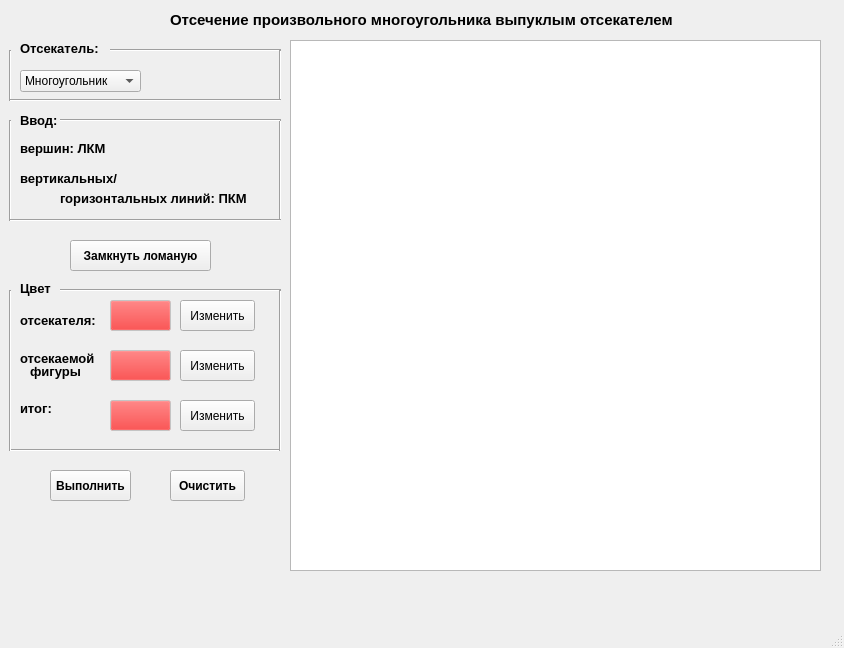
<?xml version="1.0" encoding="UTF-8"?>
<ui version="4.0">
 <class>MainWindow</class>
 <widget class="QMainWindow" name="MainWindow">
  <property name="geometry">
   <rect>
    <x>0</x>
    <y>0</y>
    <width>844</width>
    <height>648</height>
   </rect>
  </property>
  <property name="windowTitle">
   <string>MainWindow</string>
  </property>
  <widget class="QWidget" name="centralwidget">
   <widget class="QLabel" name="label">
    <property name="geometry">
     <rect>
      <x>170</x>
      <y>10</y>
      <width>531</width>
      <height>20</height>
     </rect>
    </property>
    <property name="font">
     <font>
      <pointsize>11</pointsize>
      <weight>75</weight>
      <bold>true</bold>
     </font>
    </property>
    <property name="text">
     <string>Отсечение произвольного многоугольника выпуклым отсекателем</string>
    </property>
   </widget>
   <widget class="QLabel" name="label_2">
    <property name="geometry">
     <rect>
      <x>20</x>
      <y>40</y>
      <width>91</width>
      <height>16</height>
     </rect>
    </property>
    <property name="font">
     <font>
      <pointsize>10</pointsize>
      <weight>75</weight>
      <italic>false</italic>
      <bold>true</bold>
      <underline>false</underline>
     </font>
    </property>
    <property name="text">
     <string>Отсекатель:</string>
    </property>
   </widget>
   <widget class="QComboBox" name="comboBox">
    <property name="geometry">
     <rect>
      <x>20</x>
      <y>70</y>
      <width>121</width>
      <height>22</height>
     </rect>
    </property>
    <property name="font">
     <font>
      <pointsize>9</pointsize>
      <weight>50</weight>
      <bold>false</bold>
     </font>
    </property>
    <property name="currentText">
     <string>Многоугольник</string>
    </property>
    <item>
     <property name="text">
      <string>Многоугольник</string>
     </property>
    </item>
   </widget>
   <widget class="QLabel" name="label_9">
    <property name="geometry">
     <rect>
      <x>20</x>
      <y>110</y>
      <width>261</width>
      <height>21</height>
     </rect>
    </property>
    <property name="font">
     <font>
      <pointsize>10</pointsize>
      <weight>75</weight>
      <bold>true</bold>
     </font>
    </property>
    <property name="text">
     <string>Ввод:</string>
    </property>
   </widget>
   <widget class="Line" name="line_5">
    <property name="geometry">
     <rect>
      <x>110</x>
      <y>40</y>
      <width>171</width>
      <height>20</height>
     </rect>
    </property>
    <property name="orientation">
     <enum>Qt::Horizontal</enum>
    </property>
   </widget>
   <widget class="Line" name="line_6">
    <property name="geometry">
     <rect>
      <x>0</x>
      <y>50</y>
      <width>20</width>
      <height>51</height>
     </rect>
    </property>
    <property name="orientation">
     <enum>Qt::Vertical</enum>
    </property>
   </widget>
   <widget class="Line" name="line_7">
    <property name="geometry">
     <rect>
      <x>270</x>
      <y>50</y>
      <width>20</width>
      <height>51</height>
     </rect>
    </property>
    <property name="orientation">
     <enum>Qt::Vertical</enum>
    </property>
   </widget>
   <widget class="Line" name="line_8">
    <property name="geometry">
     <rect>
      <x>10</x>
      <y>90</y>
      <width>271</width>
      <height>20</height>
     </rect>
    </property>
    <property name="orientation">
     <enum>Qt::Horizontal</enum>
    </property>
   </widget>
   <widget class="Line" name="line_9">
    <property name="geometry">
     <rect>
      <x>0</x>
      <y>120</y>
      <width>20</width>
      <height>101</height>
     </rect>
    </property>
    <property name="orientation">
     <enum>Qt::Vertical</enum>
    </property>
   </widget>
   <widget class="Line" name="line_10">
    <property name="geometry">
     <rect>
      <x>270</x>
      <y>120</y>
      <width>20</width>
      <height>101</height>
     </rect>
    </property>
    <property name="orientation">
     <enum>Qt::Vertical</enum>
    </property>
   </widget>
   <widget class="Line" name="line_12">
    <property name="geometry">
     <rect>
      <x>60</x>
      <y>110</y>
      <width>221</width>
      <height>20</height>
     </rect>
    </property>
    <property name="orientation">
     <enum>Qt::Horizontal</enum>
    </property>
   </widget>
   <widget class="QLabel" name="label_12">
    <property name="geometry">
     <rect>
      <x>20</x>
      <y>170</y>
      <width>141</width>
      <height>16</height>
     </rect>
    </property>
    <property name="font">
     <font>
      <pointsize>10</pointsize>
      <weight>75</weight>
      <bold>true</bold>
     </font>
    </property>
    <property name="text">
     <string>вертикальных/</string>
    </property>
   </widget>
   <widget class="QLabel" name="label_13">
    <property name="geometry">
     <rect>
      <x>20</x>
      <y>140</y>
      <width>141</width>
      <height>16</height>
     </rect>
    </property>
    <property name="font">
     <font>
      <pointsize>10</pointsize>
      <weight>75</weight>
      <bold>true</bold>
     </font>
    </property>
    <property name="text">
     <string>вершин: ЛКМ</string>
    </property>
   </widget>
   <widget class="QLabel" name="label_14">
    <property name="geometry">
     <rect>
      <x>60</x>
      <y>190</y>
      <width>201</width>
      <height>16</height>
     </rect>
    </property>
    <property name="font">
     <font>
      <pointsize>10</pointsize>
      <weight>75</weight>
      <bold>true</bold>
     </font>
    </property>
    <property name="text">
     <string>горизонтальных линий: ПКМ</string>
    </property>
   </widget>
   <widget class="Line" name="line_14">
    <property name="geometry">
     <rect>
      <x>10</x>
      <y>210</y>
      <width>271</width>
      <height>20</height>
     </rect>
    </property>
    <property name="orientation">
     <enum>Qt::Horizontal</enum>
    </property>
   </widget>
   <widget class="QPushButton" name="ColorLabelCut">
    <property name="enabled">
     <bool>false</bool>
    </property>
    <property name="geometry">
     <rect>
      <x>110</x>
      <y>350</y>
      <width>61</width>
      <height>31</height>
     </rect>
    </property>
    <property name="palette">
     <palette>
      <active>
       <colorrole role="Button">
        <brush brushstyle="SolidPattern">
         <color alpha="255">
          <red>240</red>
          <green>14</green>
          <blue>14</blue>
         </color>
        </brush>
       </colorrole>
      </active>
      <inactive>
       <colorrole role="Button">
        <brush brushstyle="SolidPattern">
         <color alpha="255">
          <red>240</red>
          <green>14</green>
          <blue>14</blue>
         </color>
        </brush>
       </colorrole>
      </inactive>
      <disabled>
       <colorrole role="Button">
        <brush brushstyle="SolidPattern">
         <color alpha="255">
          <red>240</red>
          <green>14</green>
          <blue>14</blue>
         </color>
        </brush>
       </colorrole>
      </disabled>
     </palette>
    </property>
    <property name="font">
     <font>
      <pointsize>8</pointsize>
     </font>
    </property>
    <property name="mouseTracking">
     <bool>false</bool>
    </property>
    <property name="text">
     <string/>
    </property>
    <property name="default">
     <bool>false</bool>
    </property>
    <property name="flat">
     <bool>false</bool>
    </property>
   </widget>
   <widget class="QPushButton" name="ChangeColorFig">
    <property name="geometry">
     <rect>
      <x>180</x>
      <y>350</y>
      <width>75</width>
      <height>31</height>
     </rect>
    </property>
    <property name="font">
     <font>
      <pointsize>9</pointsize>
      <weight>50</weight>
      <bold>false</bold>
     </font>
    </property>
    <property name="text">
     <string>Изменить</string>
    </property>
   </widget>
   <widget class="QPushButton" name="ColorLabelRect">
    <property name="enabled">
     <bool>false</bool>
    </property>
    <property name="geometry">
     <rect>
      <x>110</x>
      <y>300</y>
      <width>61</width>
      <height>31</height>
     </rect>
    </property>
    <property name="palette">
     <palette>
      <active>
       <colorrole role="Button">
        <brush brushstyle="SolidPattern">
         <color alpha="255">
          <red>240</red>
          <green>14</green>
          <blue>14</blue>
         </color>
        </brush>
       </colorrole>
      </active>
      <inactive>
       <colorrole role="Button">
        <brush brushstyle="SolidPattern">
         <color alpha="255">
          <red>240</red>
          <green>14</green>
          <blue>14</blue>
         </color>
        </brush>
       </colorrole>
      </inactive>
      <disabled>
       <colorrole role="Button">
        <brush brushstyle="SolidPattern">
         <color alpha="255">
          <red>240</red>
          <green>14</green>
          <blue>14</blue>
         </color>
        </brush>
       </colorrole>
      </disabled>
     </palette>
    </property>
    <property name="font">
     <font>
      <pointsize>8</pointsize>
     </font>
    </property>
    <property name="mouseTracking">
     <bool>false</bool>
    </property>
    <property name="text">
     <string/>
    </property>
    <property name="default">
     <bool>false</bool>
    </property>
    <property name="flat">
     <bool>false</bool>
    </property>
   </widget>
   <widget class="QLabel" name="label_16">
    <property name="geometry">
     <rect>
      <x>20</x>
      <y>310</y>
      <width>91</width>
      <height>21</height>
     </rect>
    </property>
    <property name="font">
     <font>
      <pointsize>10</pointsize>
      <weight>75</weight>
      <bold>true</bold>
     </font>
    </property>
    <property name="text">
     <string>отсекателя:</string>
    </property>
   </widget>
   <widget class="QPushButton" name="ChangeColorCutter">
    <property name="geometry">
     <rect>
      <x>180</x>
      <y>300</y>
      <width>75</width>
      <height>31</height>
     </rect>
    </property>
    <property name="font">
     <font>
      <pointsize>9</pointsize>
      <weight>50</weight>
      <bold>false</bold>
     </font>
    </property>
    <property name="text">
     <string>Изменить</string>
    </property>
   </widget>
   <widget class="QLabel" name="label_17">
    <property name="geometry">
     <rect>
      <x>20</x>
      <y>280</y>
      <width>41</width>
      <height>16</height>
     </rect>
    </property>
    <property name="font">
     <font>
      <pointsize>10</pointsize>
      <weight>75</weight>
      <bold>true</bold>
     </font>
    </property>
    <property name="text">
     <string>Цвет</string>
    </property>
   </widget>
   <widget class="QLabel" name="label_18">
    <property name="geometry">
     <rect>
      <x>20</x>
      <y>350</y>
      <width>91</width>
      <height>16</height>
     </rect>
    </property>
    <property name="font">
     <font>
      <pointsize>10</pointsize>
      <weight>75</weight>
      <bold>true</bold>
     </font>
    </property>
    <property name="text">
     <string>отсекаемой</string>
    </property>
   </widget>
   <widget class="QLabel" name="label_20">
    <property name="geometry">
     <rect>
      <x>20</x>
      <y>400</y>
      <width>41</width>
      <height>16</height>
     </rect>
    </property>
    <property name="font">
     <font>
      <pointsize>10</pointsize>
      <weight>75</weight>
      <bold>true</bold>
     </font>
    </property>
    <property name="text">
     <string>итог:</string>
    </property>
   </widget>
   <widget class="QPushButton" name="ColorLabelTask">
    <property name="enabled">
     <bool>false</bool>
    </property>
    <property name="geometry">
     <rect>
      <x>110</x>
      <y>400</y>
      <width>61</width>
      <height>31</height>
     </rect>
    </property>
    <property name="palette">
     <palette>
      <active>
       <colorrole role="Button">
        <brush brushstyle="SolidPattern">
         <color alpha="255">
          <red>240</red>
          <green>14</green>
          <blue>14</blue>
         </color>
        </brush>
       </colorrole>
      </active>
      <inactive>
       <colorrole role="Button">
        <brush brushstyle="SolidPattern">
         <color alpha="255">
          <red>240</red>
          <green>14</green>
          <blue>14</blue>
         </color>
        </brush>
       </colorrole>
      </inactive>
      <disabled>
       <colorrole role="Button">
        <brush brushstyle="SolidPattern">
         <color alpha="255">
          <red>240</red>
          <green>14</green>
          <blue>14</blue>
         </color>
        </brush>
       </colorrole>
      </disabled>
     </palette>
    </property>
    <property name="font">
     <font>
      <pointsize>8</pointsize>
     </font>
    </property>
    <property name="mouseTracking">
     <bool>false</bool>
    </property>
    <property name="text">
     <string/>
    </property>
    <property name="default">
     <bool>false</bool>
    </property>
    <property name="flat">
     <bool>false</bool>
    </property>
   </widget>
   <widget class="QPushButton" name="ChangeColorTask">
    <property name="geometry">
     <rect>
      <x>180</x>
      <y>400</y>
      <width>75</width>
      <height>31</height>
     </rect>
    </property>
    <property name="font">
     <font>
      <pointsize>9</pointsize>
      <weight>50</weight>
      <bold>false</bold>
     </font>
    </property>
    <property name="text">
     <string>Изменить</string>
    </property>
   </widget>
   <widget class="Line" name="line_17">
    <property name="geometry">
     <rect>
      <x>60</x>
      <y>280</y>
      <width>221</width>
      <height>20</height>
     </rect>
    </property>
    <property name="orientation">
     <enum>Qt::Horizontal</enum>
    </property>
   </widget>
   <widget class="Line" name="line_18">
    <property name="geometry">
     <rect>
      <x>10</x>
      <y>440</y>
      <width>271</width>
      <height>20</height>
     </rect>
    </property>
    <property name="orientation">
     <enum>Qt::Horizontal</enum>
    </property>
   </widget>
   <widget class="Line" name="line_19">
    <property name="geometry">
     <rect>
      <x>270</x>
      <y>290</y>
      <width>20</width>
      <height>161</height>
     </rect>
    </property>
    <property name="orientation">
     <enum>Qt::Vertical</enum>
    </property>
   </widget>
   <widget class="Line" name="line_20">
    <property name="geometry">
     <rect>
      <x>0</x>
      <y>290</y>
      <width>20</width>
      <height>161</height>
     </rect>
    </property>
    <property name="orientation">
     <enum>Qt::Vertical</enum>
    </property>
   </widget>
   <widget class="QGraphicsView" name="graphicsView">
    <property name="geometry">
     <rect>
      <x>290</x>
      <y>40</y>
      <width>531</width>
      <height>531</height>
     </rect>
    </property>
   </widget>
   <widget class="QPushButton" name="Clean">
    <property name="geometry">
     <rect>
      <x>170</x>
      <y>470</y>
      <width>75</width>
      <height>31</height>
     </rect>
    </property>
    <property name="font">
     <font>
      <pointsize>9</pointsize>
      <weight>75</weight>
      <bold>true</bold>
     </font>
    </property>
    <property name="text">
     <string>Очистить</string>
    </property>
   </widget>
   <widget class="QPushButton" name="DoTask">
    <property name="geometry">
     <rect>
      <x>50</x>
      <y>470</y>
      <width>81</width>
      <height>31</height>
     </rect>
    </property>
    <property name="font">
     <font>
      <pointsize>9</pointsize>
      <weight>75</weight>
      <bold>true</bold>
     </font>
    </property>
    <property name="text">
     <string>Выполнить</string>
    </property>
   </widget>
   <widget class="QPushButton" name="LockLine">
    <property name="geometry">
     <rect>
      <x>70</x>
      <y>240</y>
      <width>141</width>
      <height>31</height>
     </rect>
    </property>
    <property name="font">
     <font>
      <pointsize>9</pointsize>
      <weight>75</weight>
      <bold>true</bold>
     </font>
    </property>
    <property name="text">
     <string>Замкнуть ломаную</string>
    </property>
   </widget>
   <widget class="QLabel" name="label_19">
    <property name="geometry">
     <rect>
      <x>30</x>
      <y>361</y>
      <width>51</width>
      <height>20</height>
     </rect>
    </property>
    <property name="font">
     <font>
      <pointsize>10</pointsize>
      <weight>75</weight>
      <bold>true</bold>
     </font>
    </property>
    <property name="text">
     <string>фигуры</string>
    </property>
   </widget>
  </widget>
  <widget class="QMenuBar" name="menubar">
   <property name="geometry">
    <rect>
     <x>0</x>
     <y>0</y>
     <width>844</width>
     <height>21</height>
    </rect>
   </property>
  </widget>
  <widget class="QStatusBar" name="statusbar"/>
 </widget>
 <resources/>
 <connections/>
</ui>
